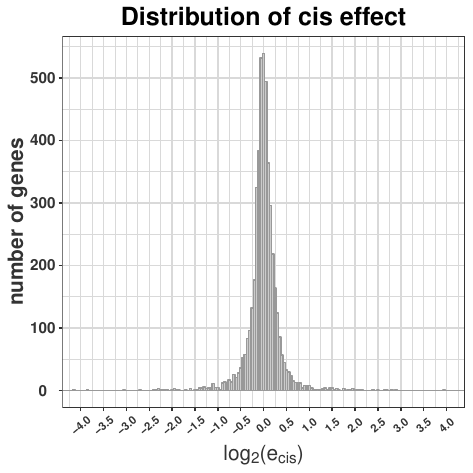

This figure's R source:
load("~/cloud/project/hpc_expTrueRM14A9A/exph_trueRM14A9A_esum_2700.RData")

tmpp <- exph_trueRM14A9A_esum_2700
#hist(tmpp$log.ecis, breaks=100,xlim=c(-3,3)) ## histgram 
ggplot(tmpp, aes(x=log.ecis)) + 
    geom_histogram(binwidth = 0.05, color="grey60",fill='grey80') + 
    theme_bw() +
    labs(title="Distribution of cis effect", y="number of genes", x=expression(paste("log"["2"], "(","e"["cis"],")"))) + 
    theme_bw() +
    theme(axis.text.x=element_text(angle=0, hjust=1)) +
    #coord_cartesian(ylim=c(0, 0.6)) +
    scale_x_continuous(breaks=seq(-4,4,by=0.5)) + 
    scale_y_continuous(breaks = seq(0,500,by=100)) + 
    coord_cartesian(xlim=c(-4, 4)) +
    theme(
        panel.grid = element_line(color="grey85"),  
        #legend.position = c(0.875, 0.9),
        #legend.background = element_blank(),
        #legend.title = element_blank(),
        #legend.text = element_text(size=14,face="plain"),
        plot.title = element_text(size = 18, face = "bold",hjust=.5),
        axis.text.x = element_text(angle=40,colour="grey20",size=8,hjust=.5,vjust=.5,face="bold"),
        axis.text.y = element_text(colour="grey20",size=11,hjust=.5,vjust=.5,face="bold"),
        axis.title.x = element_text( colour="grey20",size=15,hjust=.5,vjust=0,face="bold"), 
        axis.title.y = element_text(colour="grey20",size=15,hjust=.5,vjust=.9,face="bold"))

ggsave("~/cloud/project/figures/fig_hist.pdf", device = "pdf", width = 12, height = 12, units = "cm",dpi=200)

sum(tmpp$ecisL > 0 | tmpp$ecisH <0,na.rm = T)
sum(tmpp$ecisL > 0.2 | tmpp$ecisH < -0.2 ,na.rm = T)
sum(tmpp$ecisL > 0.5 | tmpp$ecisH < -0.5,na.rm = T)
sum(tmpp$ecisL > 1 | tmpp$ecisH < -1 ,na.rm = T)

sum(tmpp$ecisL > 0 | tmpp$ecisH <0,na.rm = T) / nrow(tmpp)
sum(tmpp$ecisL > 0.2 | tmpp$ecisH < -0.2 ,na.rm = T) /nrow(tmpp)
sum(tmpp$ecisL > 0.5 | tmpp$ecisH < -0.5,na.rm = T) /nrow(tmpp)
sum(tmpp$ecisL > 1 | tmpp$ecisH < -1,na.rm = T ) /nrow(tmpp)

